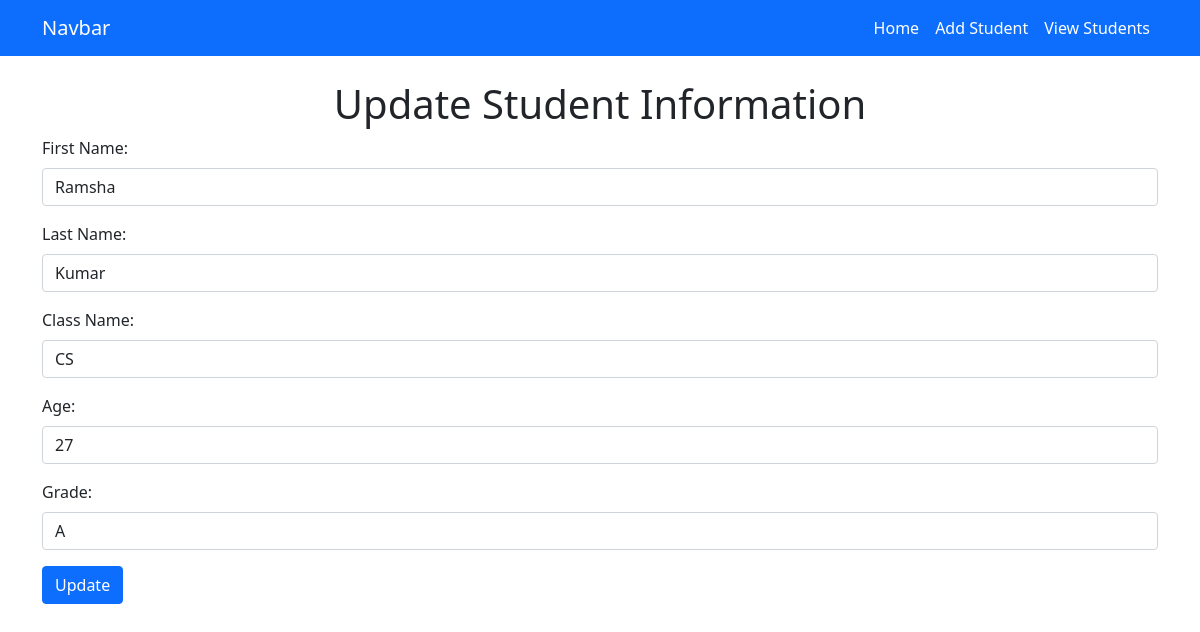
The page /update_student/3/ on the database its author committed.
### app/models.py (models this page shows, shortened)
class Student(models.Model):
    first_name = models.CharField(max_length=100)
    last_name = models.CharField(max_length=100)
    class_name = models.CharField(max_length=100)
    age = models.IntegerField()
    grade = models.CharField(max_length=2)

### app/views.py (the view, shortened to what this page needs)
# urls.py: path('update_student/<int:id>/', update_student, name='update_student')
def update_student(request, id):
    student = Student.objects.get(id=id)
    return render(request, "update_student.html", {"student": student})

### app/templates/update_student.html (shortened to what this page needs)
{% extends 'base.html' %}
{% block body %}
<div class="container">
    <h1 class="text-center mt-4">Update Student Information</h1>
    <form method="post">
        <div class="mb-3">
            <label for="first_name" class="form-label">First Name:</label>
            <input type="text" name="first_name" class="form-control" value="{{ student.first_name }}">
        </div>
        <div class="mb-3">
            <label for="last_name" class="form-label">Last Name:</label>
            <input type="text" name="last_name" class="form-control" value="{{ student.last_name }}">
        </div>
        <div class="mb-3">
            <label for="class_name" class="form-label">Class Name:</label>
            <input type="text" name="class_name" class="form-control" value="{{ student.class_name }}">
        </div>
        <div class="mb-3">
            <label for="age" class="form-label">Age:</label>
            <input type="text" name="age" class="form-control" value="{{ student.age }}">
        </div>
        <div class="mb-3">
            <label for="grade" class="form-label">Grade:</label>
            <input type="text" name="grade" class="form-control" value="{{ student.grade }}">
        </div>
        <button type="submit" class="btn btn-primary">Update</button>
    </form>
</div>
{% endblock %}

### rows shown on the page
Student: first_name "Ramsha", last_name "Kumar", class_name "CS", age "27", grade "A"
